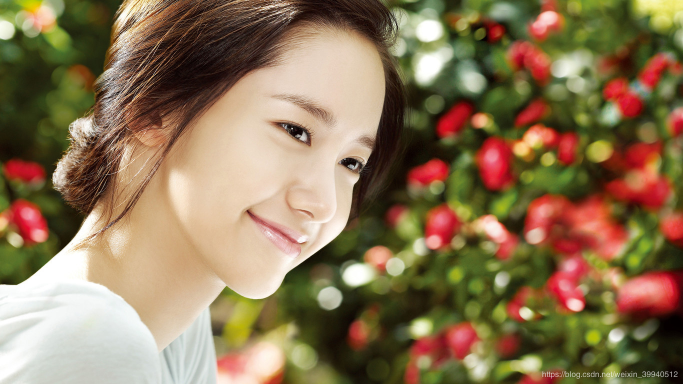
#> input picture 计算机视觉基础：图像处理（上）/task01/1.jpg, 1366 x 768 px (shown at 1/2 size)
$ jupyter execute task01.ipynb   (shell and % lines are left out)
#> lines starting #> are read from the running program, lines starting #| are printed output that depends on the picture
[cell 1]
import cv2

img = cv2.imread('1.jpg', cv2.IMREAD_UNCHANGED)
#> img is the input picture: shape (768, 1366, 3); mean B, G, R 85.5, 117.6, 139.9

print('Original Dimensions : ',img.shape)
#| Original Dimensions :  (768, 1366, 3)

scale_percent = 30       # percent of original size
width = int(img.shape[1] * scale_percent / 100)
#> width = 409
height = int(img.shape[0] * scale_percent / 100)
#> height = 230
dim = (width, height)
#> dim = (409, 230)
# resize image
resized = cv2.resize(img, dim, interpolation = cv2.INTER_LINEAR)
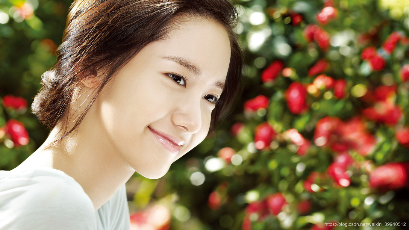
#> resized: shape (230, 409, 3); mean B, G, R 85.4, 117.4, 139.8
fx = 1.5
fy = 1.5
resized1 = cv2.resize(resized, dsize=None, fx=fx, fy=fy, interpolation = cv2.INTER_NEAREST)
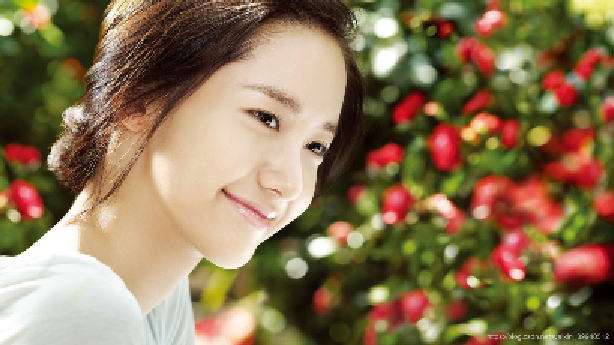
#> resized1: shape (345, 614, 3); mean B, G, R 85.3, 117.4, 139.8

resized2 = cv2.resize(resized, dsize=None, fx=fx, fy=fy, interpolation = cv2.INTER_LINEAR)
print('Resized Dimensions : ',resized.shape)
#| Resized Dimensions :  (230, 409, 3)

# [5 lines of commented-out code are left out]

[cell 2]
from  matplotlib import pyplot as plt

[cell 3]
im = resized[:,:,::-1] # bgr -> rgb
plt.imshow(im)

[cell 4]
im1 = resized1[:,:,::-1]
plt.imshow(im1)

[cell 5]
im2 = resized2[:,:,::-1]
plt.imshow(im2)
